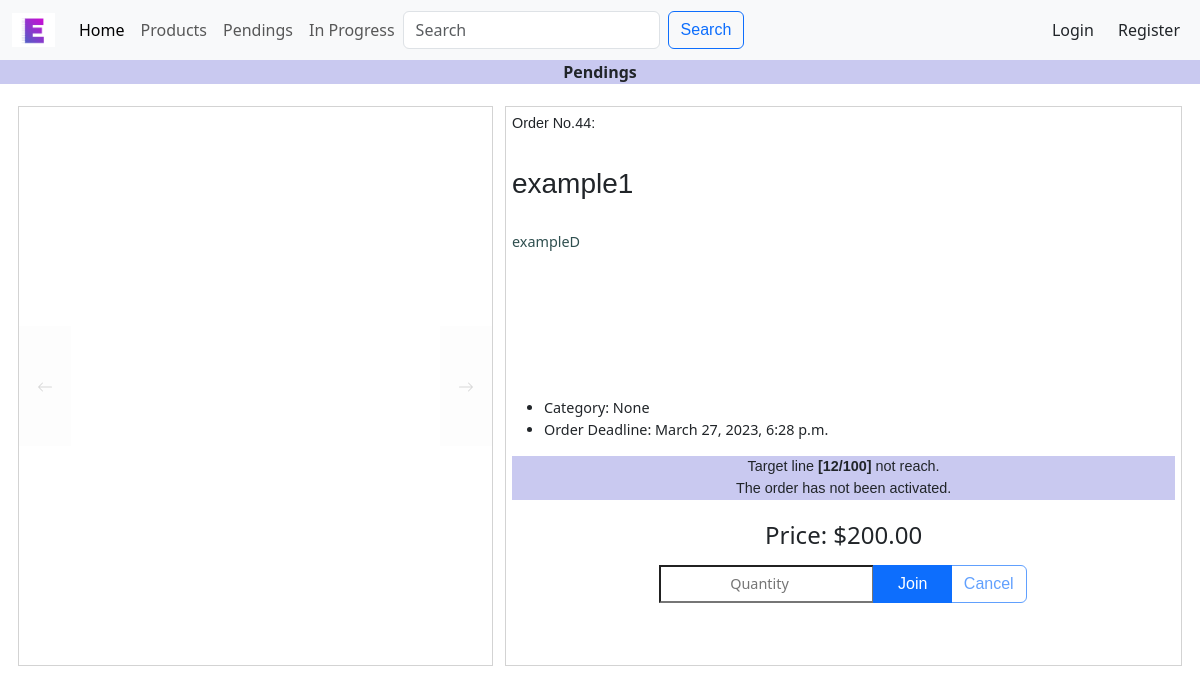
/order/44, run on an earlier commit of the app's database.
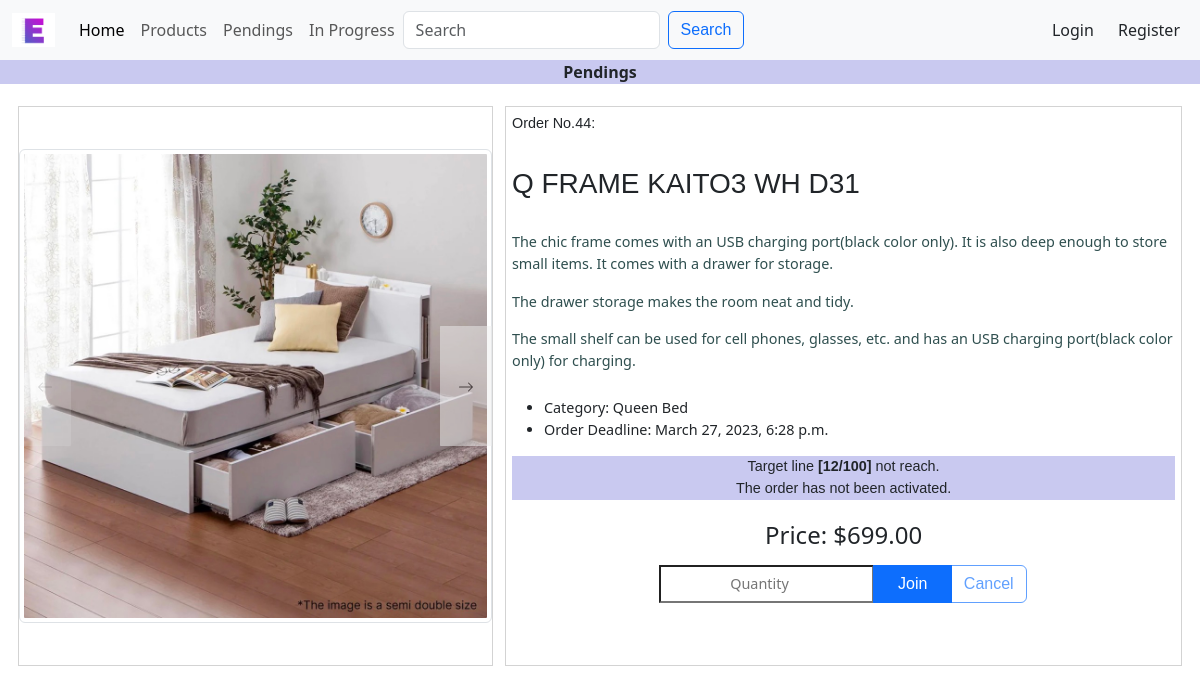
And on a later commit of the database.
### esb/models.py (models this page shows, shortened)
class PurchaseOrder(models.Model):
    product = models.ForeignKey(
        Product, on_delete=models.CASCADE, related_name="order_product"
    )
    date_time = models.DateTimeField(null=True)
    target_quantity = models.IntegerField()
    @property
    def is_expired(self):
        return timezone.now() >= self.date_time
    @property
    def total_quantity(self):
        return sum([purchase.quantity for purchase in self.customer_purchases.all()])
    @property
    def reach_target(self):
        total_quantity = sum(
            [purchase.quantity for purchase in self.customer_purchases.all()]
        )
        return total_quantity >= self.target_quantity

class Product(models.Model):
    title = models.CharField(max_length=100)
    description = models.TextField(max_length=1000)
    category = models.ForeignKey(
        Category,
        on_delete=models.SET_NULL,
        blank=True,
        null=True,
        related_name="categories",
    )
    price = models.DecimalField(max_digits=10, decimal_places=2)
    active = models.BooleanField(default=False)
    created_at = models.DateTimeField(auto_now_add=True)
    updated_at = models.DateTimeField(auto_now=True)
    class Meta:
        ordering = ["-active", "id"]

class CustomerPurchase(models.Model):
    customer = models.ForeignKey(
        Customer, on_delete=models.CASCADE, related_name="customer_purchases"
    )
    purchase = models.ForeignKey(
        PurchaseOrder, on_delete=models.CASCADE, related_name="customer_purchases"
    )
    quantity = models.IntegerField()

class ProductImage(models.Model):
    product = models.ForeignKey(
        Product, on_delete=models.CASCADE, related_name="product_image")
    image = models.ImageField(upload_to="esb/static/esb/image")
    index = models.PositiveIntegerField(default=1, editable=False)
    class Meta:
        ordering = ["-product__id", "index"]

class Category(models.Model):
    title = models.CharField(max_length=32, null=True, blank=True)
    type = models.CharField(max_length=32)
    def __str__(self):
        if self.title:
            return self.title
        else:
            return self.type
    class Meta:
        verbose_name_plural = "Categories"
        ordering = ["type", "title"]

### esb/views.py (the view, shortened to what this page needs)
# urls.py: path("order/<int:order_id>", views.order_page, name="order_page"),
def order_page(request, order_id):
    try:
        p_order = PurchaseOrder.objects.get(pk=order_id)
    except PurchaseOrder.DoesNotExist:
        return HttpResponse("This Purchase Order is invalid.")
    if request.method == "GET":
        try:
            user = User.objects.get(username=request.user.username)
            customer = Customer.objects.get(user=user)
        except (User.DoesNotExist, Customer.DoesNotExist):
            return render(request, "esb/order.html", {
                "p_order": p_order,
            })

### esb/templates/esb/order.html (shortened to what the changed rows need)
{% extends 'esb/layout.html' %}
{% load static %}
{% block body %}
    <div id="div-order">
        <div id="div-order-img">
            {% for image in p_order.product.product_image.all %}
            <img src="{{ image.image.url }}" alt="{{ image.product.title }}" class="img-thumbnail" style="display:none;"
                id="index{{ image.index }}">
            {% endfor %}
            <button id="prev-image" onclick="toggleImage('prev')">
                <svg xmlns="http://www.w3.org/2000/svg" width="16" height="16" fill="currentColor" class="bi bi-arrow-left"
                    viewBox="0 0 16 16">
                    <path fill-rule="evenodd"
                        d="M15 8a.5.5 0 0 0-.5-.5H2.707l3.147-3.146a.5.5 0 1 0-.708-.708l-4 4a.5.5 0 0 0 0 .708l4 4a.5.5 0 0 0 .708-.708L2.707 8.5H14.5A.5.5 0 0 0 15 8z" />
                </svg>
            </button>
            <button id="next-image" onclick="toggleImage('next')">
                <svg xmlns="http://www.w3.org/2000/svg" width="16" height="16" fill="currentColor" class="bi bi-arrow-right"
                    viewBox="0 0 16 16">
                    <path fill-rule="evenodd"
                        d="M1 8a.5.5 0 0 1 .5-.5h11.793l-3.147-3.146a.5.5 0 0 1 .708-.708l4 4a.5.5 0 0 1 0 .708l-4 4a.5.5 0 0 1-.708-.708L13.293 8.5H1.5A.5.5 0 0 1 1 8z" />
                </svg>
            </button>
        </div>
        <div id="div-order-body">
            <div id="div-order-body-no">
                Order No.<span id="order-no">{{ p_order.id}}</span>:
            </div>
            <h3 style="font-family: sans-serif;min-height:2em;">{{ p_order.product.title }}</h3>
            <div id="div-body-description">
                {{ p_order.product.description | linebreaks }}
            </div>
            <br>
            <ul>
                <li>Category: {{ p_order.product.category}}</li>
                <li>Order Deadline: {{ p_order.date_time }}</li>
            </ul>
            {% if p_order.is_expired %}
                <div class="text-bg-secondary p-3" style="text-align:center;">This order has expired</div>
            {% else %}
                {% if p_order.reach_target %}
                <div class="div-target" style="text-align:center;background-color: rgba(121, 250, 121, 0.767);">
                    Target line <span id="span-target" style="font-weight:bold;">[{{ p_order.total_quantity }}/{{ p_order.target_quantity }}]</span> reached.<br>
                    The order has been activated.<br>
                    Since the order has been activated, <span style="font-weight:bold;">you cannot cancel the order.</span>
                </div>
                {% else %}
                <div class="div-target" style="text-align:center;background-color: rgba(170, 170, 231, 0.632);">
                    Target line <span id="span-target" style="font-weight:bold;">[{{ p_order.total_quantity }}/{{ p_order.target_quantity }}]</span> not reach.<br>
                    The order has not been activated.<br>
                </div>
                {% endif %}
                <br>
                <h4 style="text-align:center;">Price: ${{ p_order.product.price }}</h4>
                <div style="text-align:center;padding-top:1%;">
                    <form id="form-join" method="post" action="{% url 'order_page' p_order.id %}">
                        <div class="input-group" style="justify-content:center;">
                        {% if cus_in_order %}
                            {% if p_order.reach_target %}
                                <input type="number" required min="{{ cus_order_quantity }}" value="{{ cus_order_quantity }}" style="text-align:center;" name="join">
                                <button class="btn btn-primary" type="submit" id="btn-join" name="action" value="join">Edit</button>
                                <button disabled class="btn btn-outline-primary" type="submit" id="btn-cancel" name="action" value="delete">Cancel</button>
                            {% else %}
                                <input type="number"  required min="1" placeholder="Quantity" name="join" style="text-align:center;">
                                <button class="btn btn-primary" type="submit" id="btn-join" name="action" value="join">Edit</button>
                                <button class="btn btn-outline-primary" type="submit" id="btn-cancel" name="action" value="delete" formnovalidate>Cancel</button>
                            {% endif %}
                        {% else %}
                            <input type="number" required min="1" placeholder="Quantity" style="text-align:center;" name="join">
                            <button class="btn btn-primary" type="submit" id="btn-join" name="action" value="join">Join</button>
                            <button  disabled class="btn btn-outline-primary" type="submit" id="btn-cancel" name="action" value="delete">Cancel</button>
                        {% endif %}
                        </div>
                    </form>
                </div>
            {% endif %}
        </div>
    </div>
{% endblock %}

What changed in the data, as far as the page shows it:
added ProductImage: image (picture)
changed through a linked row, PurchaseOrder id 44: product "example1" → "Q FRAME KAITO3 WH D31"; product.description "exampleD" → "The chic frame comes with an USB charging port(black color only). It is also deep enough to store small items. It comes with a drawer for storage. The drawer storage makes the room neat and tidy. The small shelf can be used for cell phones, glasses, etc. and has an USB charging port(black color only) for charging."; product.category "None" → "Queen Bed"; product.price "200.00" → "699.00"
